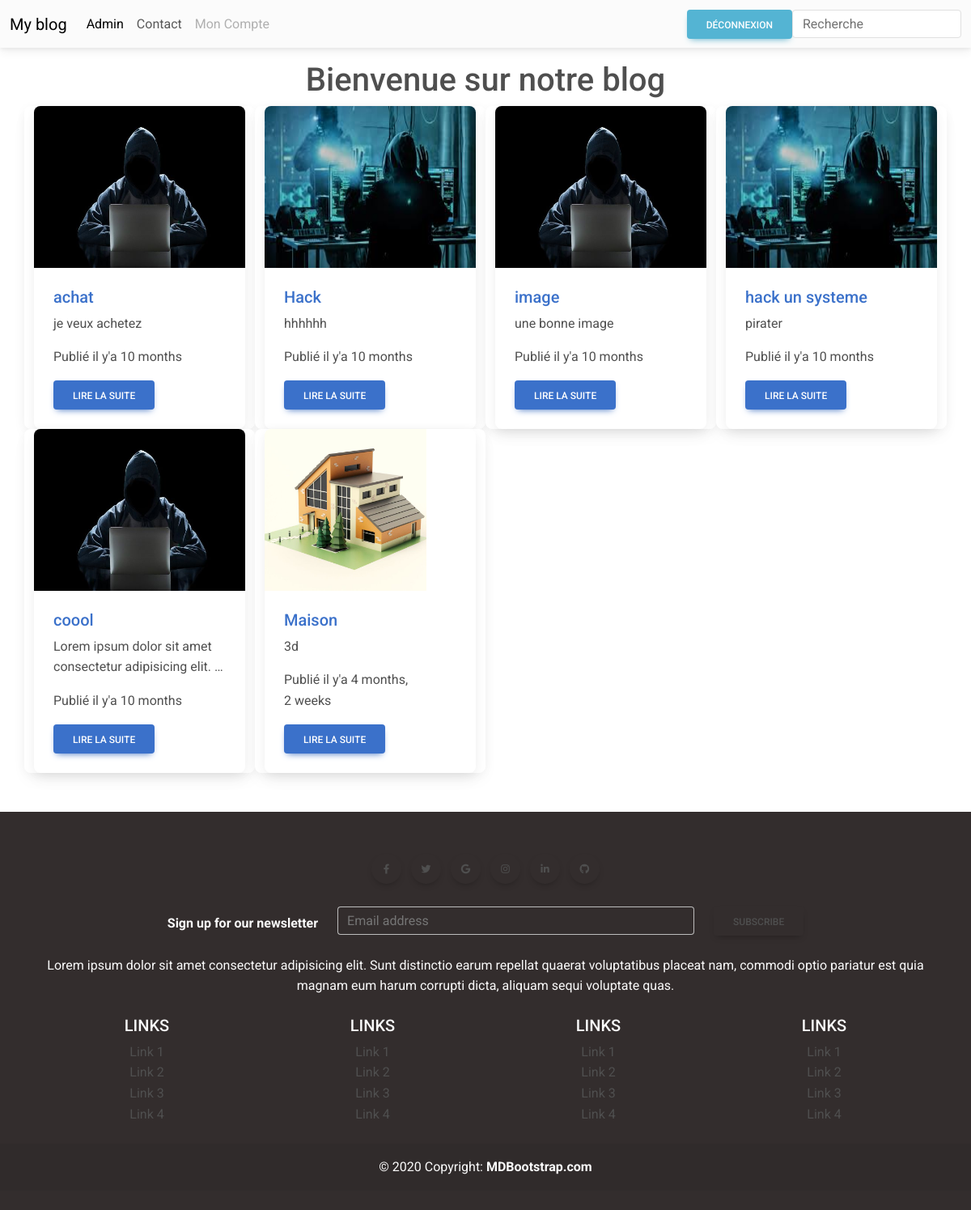
The app's page / (signed in) with its own data.
### blog/models.py (models this page shows, shortened)
class Article(models.Model):
    user = models.ForeignKey(User, on_delete=models.CASCADE, null=True)
    title = models.CharField(max_length=50)
    category = models.ForeignKey(Category, on_delete=models.CASCADE)
    desc = models.TextField()
    image = models.ImageField()
    created_at = models.DateTimeField(auto_now_add=True)
    upload_at = models.DateTimeField(auto_now=True)

### blog/views.py (the view)
# urls.py: path('',views.home, name= "home")
def home(request):
    list_articles = Article.objects.all()
    context = {'liste_articles':list_articles}
    return render(request, 'index.html', context)

### blog/templates/index.html (shortened to what this page needs)
{% extends 'base.html'%}
{% block content %}
<h1 class="text-center mt-3">Bienvenue sur notre blog</h1>
<div class="container">
  <div class="row">
    {% for article in liste_articles%}
    <div class="card col-12 col-md-6  col-lg-3 col-xl-3">
      <div class="card" style="height: 240 px">
        <div class="bg-image hover-overlay" data-mdb-ripple-init data-mdb-ripple-color="light">
          <img src=" {{ article.image.url}}" class="img-fluid" alt="image non chargée" style="height: 200px;" />
        </div>
        <div class="card-body">
          <h5 class="card-title"> <a href="{% url 'detail' article.id %}">{{article.title}}</a></h5>
          <p class="card-text">{{article.desc|truncatewords:8}}</p>
          <p class="card-text"> Publié il y'a {{article.created_at|timesince}}</p>
          <a href="{% url 'detail' article.id %}" class="btn btn-primary" data-mdb-ripple-init>Lire la suite</a>
        </div>
      </div>
    </div>
    {%endfor%}
  </div>
</div>
{% endblock %}

### records on screen
Article: image (picture), title "achat", desc "je veux achetez", created_at "10 months"
Article: image (picture), title "Hack", desc "hhhhhh", created_at "10 months"
Article: image (picture), title "image", desc "une bonne image", created_at "10 months"
Article: image (picture), title "hack un systeme", desc "pirater", created_at "10 months"
Article: image (picture), title "coool", desc "Lorem ipsum dolor sit amet consectetur adipisicing elit. …", created_at "10 months"
Article: image (picture), title "Maison", desc "3d", created_at "4 months, 2 weeks"
